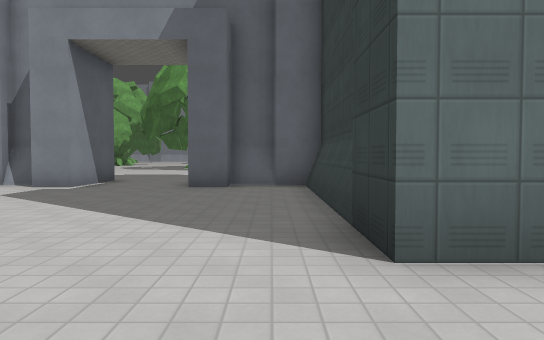
view 1 (above)

24 first-person views from a walk through a Godot game level. The camera is 1.3 m above the floor, tilts 2° down and sees 70° across. The floor is counted in squares, 2 m on a side. Each view is taken from the middle of a square. On the plan, view 1 faces up. The plan holds only what a view shows up to about 11 squares ahead; the rest is blank. The place goes on beyond the plan. Characters and animated objects are not drawn. Surface patterns are stand-ins for the level's own textures.

view 2
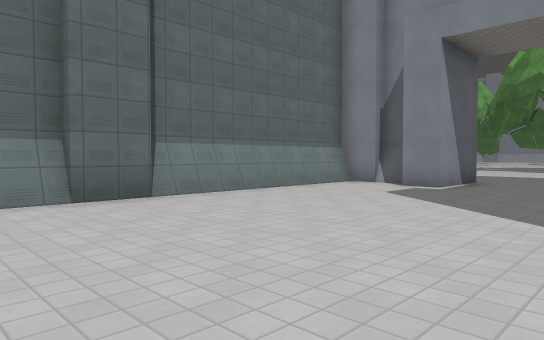

view 3
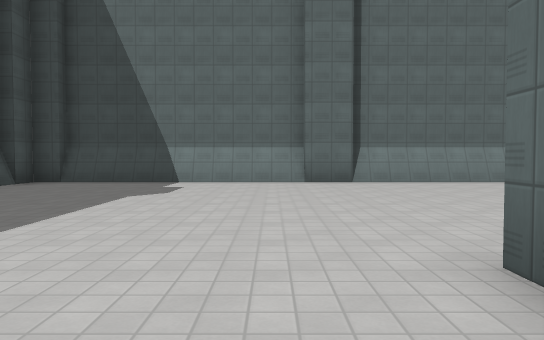

view 4
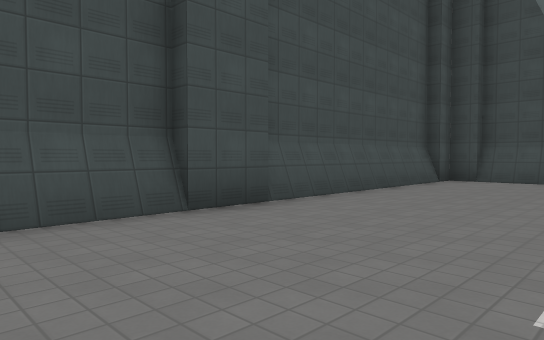

view 5
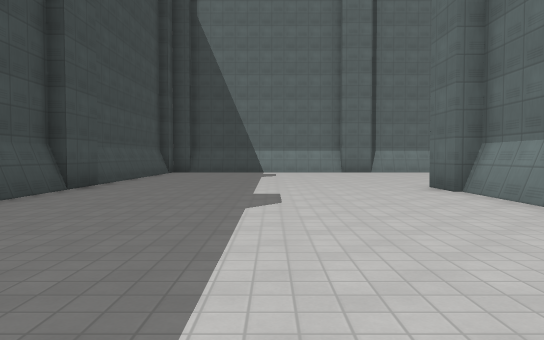

view 6
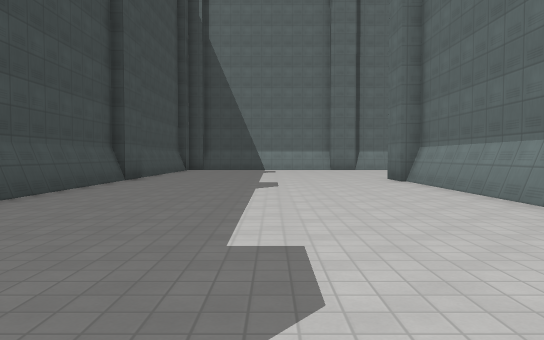

view 7
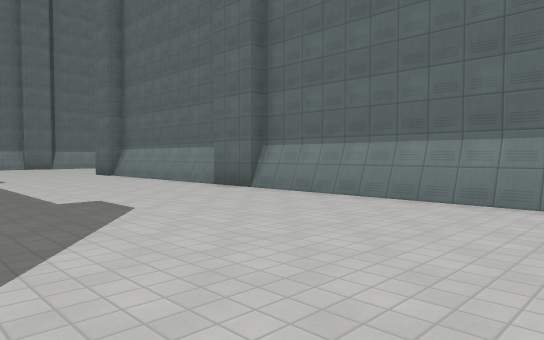

view 8
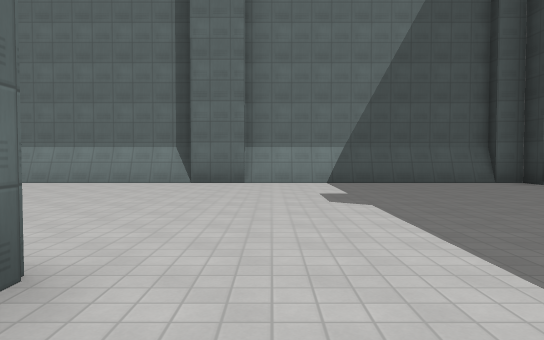

view 9
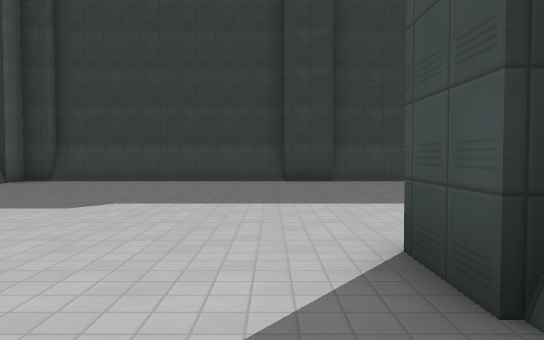

view 10
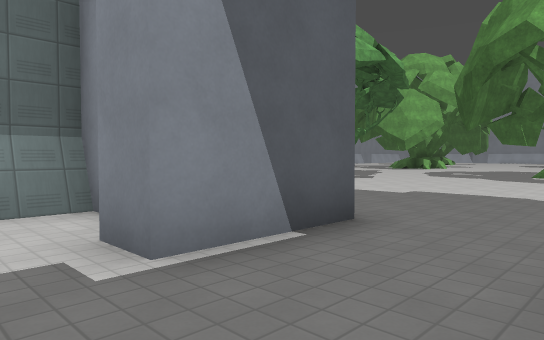

view 11
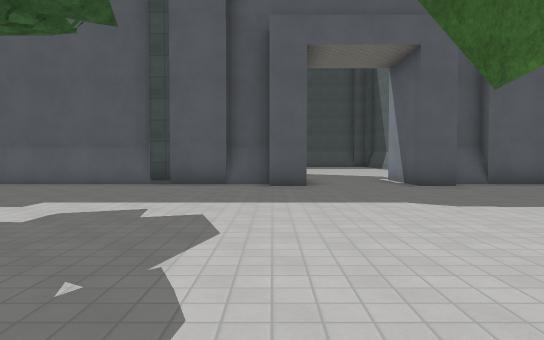

view 12
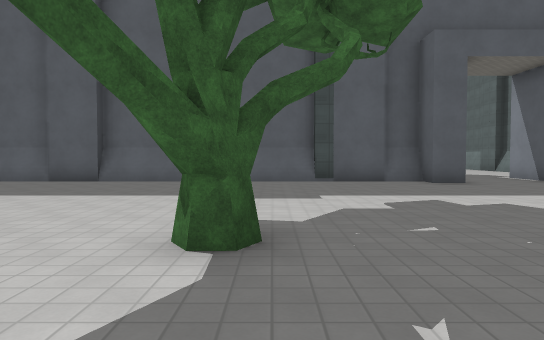

view 13
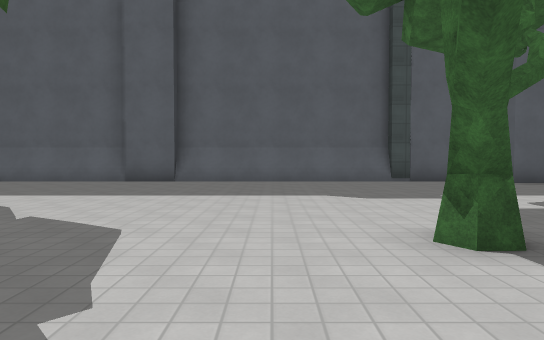

view 14
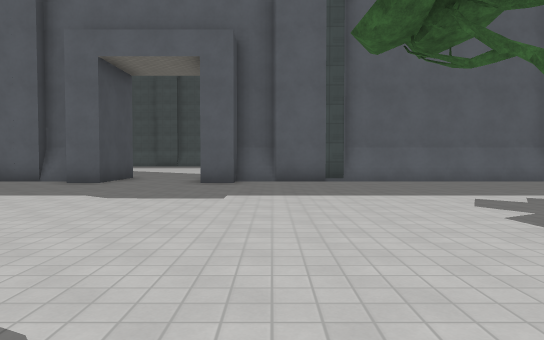

view 15
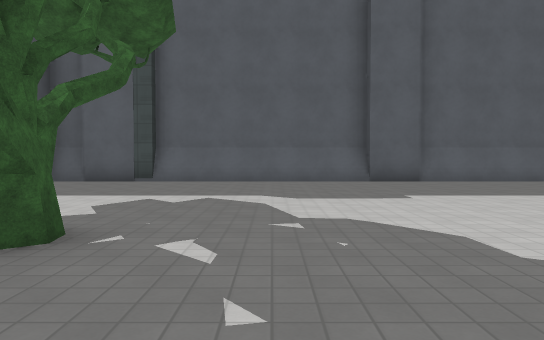

view 16
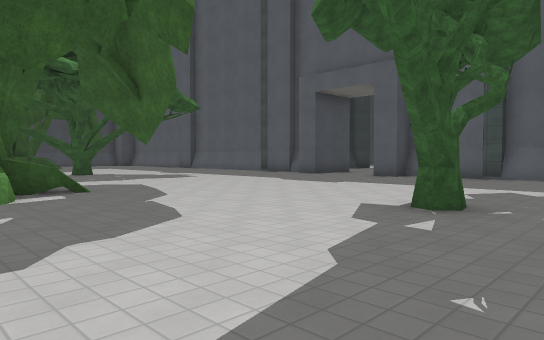

view 17
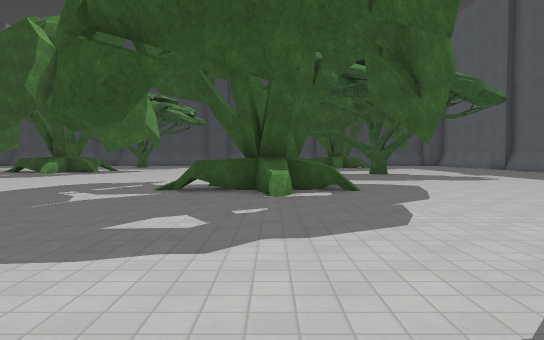

view 18
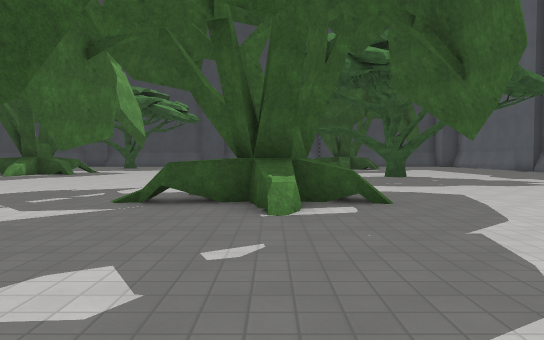

view 19
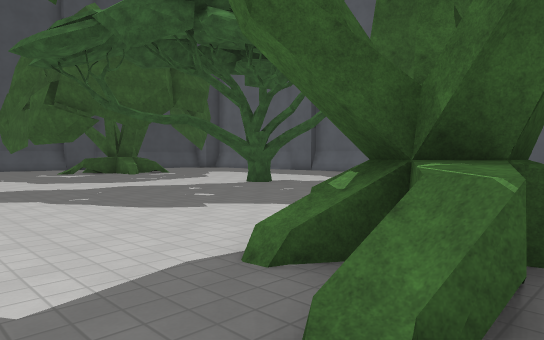

view 20
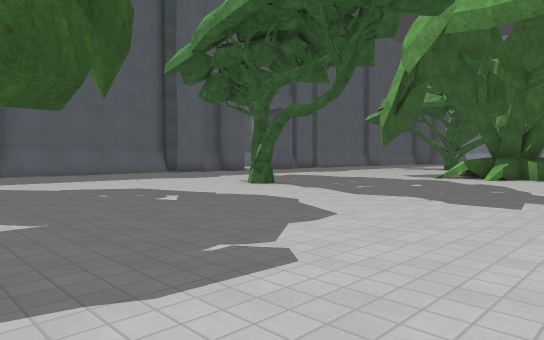

view 21
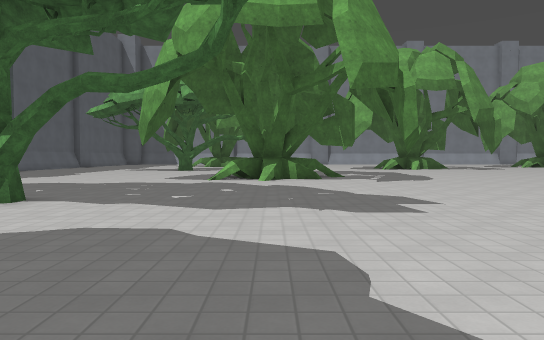

view 22
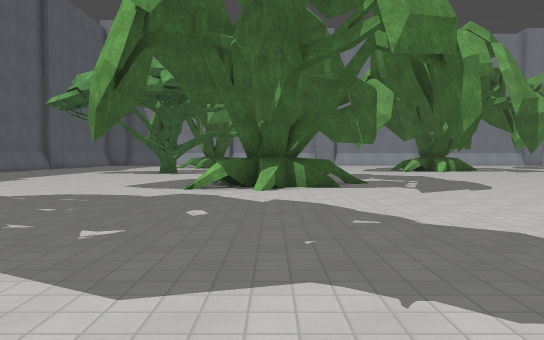

view 23
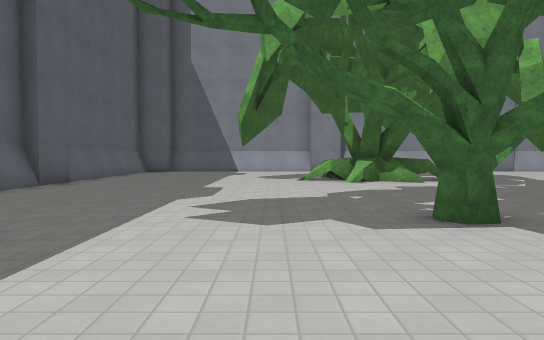

view 24
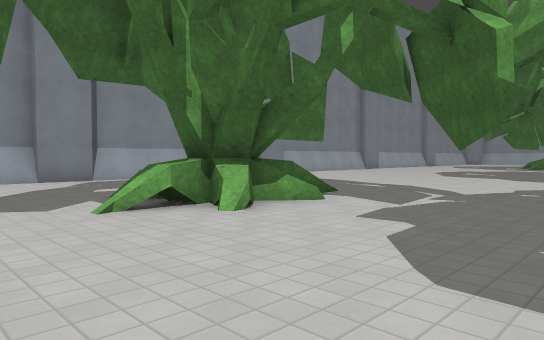

### Floor plan
Key: @ floor where view 1 was taken; # wall or solid block; . floor; / step, stairs or slope; = window, fence, low wall or low ledge; ^ raised ledge; T tree.
Columns run from 22 left of view 1 to 23 right of it. Each row starts with its distance up from view 1.
 26         ..       ........
 25        ...      ....T......
 24       ....     ............. ....
 23      .....   ......T.............
 22      ..............TT............
 21       ...#........TTT............
 20        ............TT...........
 19 #     ^.........................
 18 #..   ##........................
 17 #....^#=.....#..................
 16 #.....=.........................
 15    .............................
 14       ..........................
 13       ...........................
 12      .............................
 11      .............................
 10      ////////////#...#////////////
  9        ##     ####...####     ##
  8                #.......#
  7                #.......#
  6                #.......#
  5                #.......#
  4                #.......#
  3                #.......#######################
  2                #.............................#
  1                #............................./
  0                #......@....................../
 -1                #............................./
 -2                #............................./
 -3                #................. .........../
 -4                #...............    ........../
 -5                ##############        #......./
 -6                                       ......./
 -7                                        .   ../

Positions as (right, up) in squares from view 1, and headings:
1: (0, 0), facing up
2: (-1, 0), facing up-left
3: (3, 1), facing left
4: (4, -1), facing down-left
5: (9, -1), facing left
6: (12, -1), facing left
7: (15, -3), facing up-left
8: (17, -7), facing up
9: (13, -4), facing right
10: (-2, 7), facing up-left
11: (-1, 19), facing down
12: (3, 20), facing down
13: (5, 20), facing down
14: (-6, 20), facing down
15: (-11, 20), facing down
16: (-11, 22), facing down-right
17: (-11, 21), facing right
18: (-9, 21), facing right
19: (-4, 24), facing down-right
20: (10, 24), facing down-left
21: (9, 21), facing left
22: (6, 21), facing left
23: (-5, 15), facing left
24: (-11, 14), facing up-left
